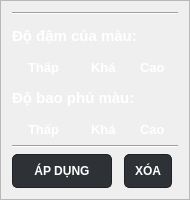
                 <widget class="QFrame" name="page_color_frame_2">
                  <property name="minimumSize">
                   <size>
                    <width>190</width>
                    <height>200</height>
                   </size>
                  </property>
                  <property name="maximumSize">
                   <size>
                    <width>190</width>
                    <height>200</height>
                   </size>
                  </property>
                  <property name="font">
                   <font>
                    <family>Arial</family>
                    <pointsize>10</pointsize>
                    <weight>75</weight>
                    <bold>true</bold>
                   </font>
                  </property>
                  <property name="frameShape">
                   <enum>QFrame::StyledPanel</enum>
                  </property>
                  <property name="frameShadow">
                   <enum>QFrame::Raised</enum>
                  </property>
                  <layout class="QGridLayout" name="gridLayout_34">
                   <item row="7" column="2">
                    <widget class="QPushButton" name="page_color_reset_Button">
                     <property name="sizePolicy">
                      <sizepolicy hsizetype="Preferred" vsizetype="Preferred">
                       <horstretch>0</horstretch>
                       <verstretch>0</verstretch>
                      </sizepolicy>
                     </property>
                     <property name="maximumSize">
                      <size>
                       <width>60</width>
                       <height>40</height>
                      </size>
                     </property>
                     <property name="font">
                      <font>
                       <family>Arial</family>
                       <pointsize>9</pointsize>
                       <weight>75</weight>
                       <bold>true</bold>
                      </font>
                     </property>
                     <property name="cursor">
                      <cursorShape>PointingHandCursor</cursorShape>
                     </property>
                     <property name="styleSheet">
                      <string notr="true">QPushButton {
    background-color: #2e3136; /* Màu nền cơ bản */
    color: #ffffff; /* Màu chữ */
    border: 1px solid #1f2225; /* Viền nút */
    border-radius: 5px; /* Độ cong viền nút */
    padding: 5px 10px; /* Khoảng cách giữa nội dung và viền nút */
}

QPushButton:hover {
    background-color: #232527; /* Màu nền khi di chuột qua */
}

QPushButton:pressed {
    background-color: #1a1c1d; /* Màu nền khi nút được nhấn */
    border: 1px solid #131415; /* Viền khi nút được nhấn */
}
</string>
                     </property>
                     <property name="text">
                      <string>XÓA</string>
                     </property>
                    </widget>
                   </item>
                   <item row="1" column="0" colspan="3">
                    <widget class="QLabel" name="label_33">
                     <property name="maximumSize">
                      <size>
                       <width>200</width>
                       <height>30</height>
                      </size>
                     </property>
                     <property name="font">
                      <font>
                       <family>Arial</family>
                       <pointsize>11</pointsize>
                       <weight>75</weight>
                       <bold>true</bold>
                      </font>
                     </property>
                     <property name="styleSheet">
                      <string notr="true">color: rgb(255, 255, 255);</string>
                     </property>
                     <property name="text">
                      <string>Độ đậm của màu:</string>
                     </property>
                    </widget>
                   </item>
                   <item row="4" column="0" colspan="4">
                    <widget class="QLabel" name="label_34">
                     <property name="maximumSize">
                      <size>
                       <width>200</width>
                       <height>30</height>
                      </size>
                     </property>
                     <property name="font">
                      <font>
                       <family>Arial</family>
                       <pointsize>11</pointsize>
                       <weight>75</weight>
                       <bold>true</bold>
                      </font>
                     </property>
                     <property name="styleSheet">
                      <string notr="true">color: rgb(255, 255, 255);</string>
                     </property>
                     <property name="text">
                      <string>Độ bao phủ màu:</string>
                     </property>
                    </widget>
                   </item>
                   <item row="7" column="0">
                    <widget class="QPushButton" name="page_color_apply_Button">
                     <property name="sizePolicy">
                      <sizepolicy hsizetype="Preferred" vsizetype="Preferred">
                       <horstretch>0</horstretch>
                       <verstretch>0</verstretch>
                      </sizepolicy>
                     </property>
                     <property name="minimumSize">
                      <size>
                       <width>100</width>
                       <height>0</height>
                      </size>
                     </property>
                     <property name="maximumSize">
                      <size>
                       <width>100</width>
                       <height>35</height>
                      </size>
                     </property>
                     <property name="font">
                      <font>
                       <family>Arial</family>
                       <pointsize>9</pointsize>
                       <weight>75</weight>
                       <bold>true</bold>
                      </font>
                     </property>
                     <property name="cursor">
                      <cursorShape>PointingHandCursor</cursorShape>
                     </property>
                     <property name="styleSheet">
                      <string notr="true">QPushButton {
    background-color: #2e3136; /* Màu nền cơ bản */
    color: #ffffff; /* Màu chữ */
    border: 1px solid #1f2225; /* Viền nút */
    border-radius: 5px; /* Độ cong viền nút */
    padding: 5px 10px; /* Khoảng cách giữa nội dung và viền nút */
}

QPushButton:hover {
    background-color: #232527; /* Màu nền khi di chuột qua */
}

QPushButton:pressed {
    background-color: #1a1c1d; /* Màu nền khi nút được nhấn */
    border: 1px solid #131415; /* Viền khi nút được nhấn */
}
</string>
                     </property>
                     <property name="text">
                      <string>ÁP DỤNG</string>
                     </property>
                    </widget>
                   </item>
                   <item row="5" column="2">
                    <widget class="QCheckBox" name="page_color_coverage_high_checkBox">
                     <property name="minimumSize">
                      <size>
                       <width>0</width>
                       <height>20</height>
                      </size>
                     </property>
                     <property name="maximumSize">
                      <size>
                       <width>60</width>
                       <height>20</height>
                      </size>
                     </property>
                     <property name="font">
                      <font>
                       <family>Arial</family>
                       <pointsize>10</pointsize>
                       <weight>75</weight>
                       <bold>true</bold>
                      </font>
                     </property>
                     <property name="cursor">
                      <cursorShape>PointingHandCursor</cursorShape>
                     </property>
                     <property name="styleSheet">
                      <string notr="true">QCheckBox::indicator {
    width: 0;
    height: 0;
    border: none;
    margin: 0;
    padding: 0;
}

QCheckBox {
    padding-left: 10px; /* Điều này tạo ra một khoảng trống bên trái để hiển thị văn bản */
    color: white; /* Màu chữ mặc định */
}

QCheckBox::indicator:checked {
    background-color: #ff007f; /* Màu nền khi checkbox được chọn */
    border: none;
}

QCheckBox::indicator:checked:hover {
    background-color: #c2185b; /* Màu nền khi hover và checkbox được chọn */
}

QCheckBox:checked {
    color: red; /* Màu chữ khi checkbox được chọn */
}
</string>
                     </property>
                     <property name="text">
                      <string>Cao</string>
                     </property>
                    </widget>
                   </item>
                   <item row="6" column="0" colspan="4">
                    <widget class="Line" name="line_3">
                     <property name="orientation">
                      <enum>Qt::Horizontal</enum>
                     </property>
                    </widget>
                   </item>
                   <item row="3" column="0">
                    <widget class="QCheckBox" name="page_color_shade_low_checkBox">
                     <property name="sizePolicy">
                      <sizepolicy hsizetype="Preferred" vsizetype="Preferred">
                       <horstretch>0</horstretch>
                       <verstretch>0</verstretch>
                      </sizepolicy>
                     </property>
                     <property name="minimumSize">
                      <size>
                       <width>65</width>
                       <height>20</height>
                      </size>
                     </property>
                     <property name="maximumSize">
                      <size>
                       <width>65</width>
                       <height>20</height>
                      </size>
                     </property>
                     <property name="font">
                      <font>
                       <family>Arial</family>
                       <pointsize>10</pointsize>
                       <weight>75</weight>
                       <bold>true</bold>
                      </font>
                     </property>
                     <property name="cursor">
                      <cursorShape>PointingHandCursor</cursorShape>
                     </property>
                     <property name="styleSheet">
                      <string notr="true">QCheckBox::indicator {
    width: 0;
    height: 0;
    border: none;
    margin: 0;
    padding: 0;
}

QCheckBox {
    padding-left: 10px; /* Điều này tạo ra một khoảng trống bên trái để hiển thị văn bản */
    color: white; /* Màu chữ mặc định */
}

QCheckBox::indicator:checked {
    background-color: #ff007f; /* Màu nền khi checkbox được chọn */
    border: none;
}

QCheckBox::indicator:checked:hover {
    background-color: #c2185b; /* Màu nền khi hover và checkbox được chọn */
}

QCheckBox:checked {
    color: red; /* Màu chữ khi checkbox được chọn */
}
</string>
                     </property>
                     <property name="text">
                      <string>Thấp</string>
                     </property>
                    </widget>
                   </item>
                   <item row="5" column="1">
                    <widget class="QCheckBox" name="page_color_coverage_medium_checkBox">
                     <property name="minimumSize">
                      <size>
                       <width>0</width>
                       <height>20</height>
                      </size>
                     </property>
                     <property name="maximumSize">
                      <size>
                       <width>60</width>
                       <height>20</height>
                      </size>
                     </property>
                     <property name="font">
                      <font>
                       <family>Arial</family>
                       <pointsize>10</pointsize>
                       <weight>75</weight>
                       <bold>true</bold>
                      </font>
                     </property>
                     <property name="cursor">
                      <cursorShape>PointingHandCursor</cursorShape>
                     </property>
                     <property name="styleSheet">
                      <string notr="true">QCheckBox::indicator {
    width: 0;
    height: 0;
    border: none;
    margin: 0;
    padding: 0;
}

QCheckBox {
    padding-left: 10px; /* Điều này tạo ra một khoảng trống bên trái để hiển thị văn bản */
    color: white; /* Màu chữ mặc định */
}

QCheckBox::indicator:checked {
    background-color: #ff007f; /* Màu nền khi checkbox được chọn */
    border: none;
}

QCheckBox::indicator:checked:hover {
    background-color: #c2185b; /* Màu nền khi hover và checkbox được chọn */
}

QCheckBox:checked {
    color: red; /* Màu chữ khi checkbox được chọn */
}
</string>
                     </property>
                     <property name="text">
                      <string>Khá</string>
                     </property>
                    </widget>
                   </item>
                   <item row="3" column="1">
                    <widget class="QCheckBox" name="page_color_shade_medium_checkBox">
                     <property name="minimumSize">
                      <size>
                       <width>0</width>
                       <height>20</height>
                      </size>
                     </property>
                     <property name="maximumSize">
                      <size>
                       <width>60</width>
                       <height>20</height>
                      </size>
                     </property>
                     <property name="font">
                      <font>
                       <family>Arial</family>
                       <pointsize>10</pointsize>
                       <weight>75</weight>
                       <bold>true</bold>
                      </font>
                     </property>
                     <property name="cursor">
                      <cursorShape>PointingHandCursor</cursorShape>
                     </property>
                     <property name="styleSheet">
                      <string notr="true">QCheckBox::indicator {
    width: 0;
    height: 0;
    border: none;
    margin: 0;
    padding: 0;
}

QCheckBox {
    padding-left: 10px; /* Điều này tạo ra một khoảng trống bên trái để hiển thị văn bản */
    color: white; /* Màu chữ mặc định */
}

QCheckBox::indicator:checked {
    background-color: #ff007f; /* Màu nền khi checkbox được chọn */
    border: none;
}

QCheckBox::indicator:checked:hover {
    background-color: #c2185b; /* Màu nền khi hover và checkbox được chọn */
}

QCheckBox:checked {
    color: red; /* Màu chữ khi checkbox được chọn */
}
</string>
                     </property>
                     <property name="text">
                      <string>Khá</string>
                     </property>
                    </widget>
                   </item>
                   <item row="5" column="0">
                    <widget class="QCheckBox" name="page_color_coverage_low_checkBox">
                     <property name="minimumSize">
                      <size>
                       <width>65</width>
                       <height>20</height>
                      </size>
                     </property>
                     <property name="maximumSize">
                      <size>
                       <width>65</width>
                       <height>20</height>
                      </size>
                     </property>
                     <property name="font">
                      <font>
                       <family>Arial</family>
                       <pointsize>10</pointsize>
                       <weight>75</weight>
                       <bold>true</bold>
                      </font>
                     </property>
                     <property name="cursor">
                      <cursorShape>PointingHandCursor</cursorShape>
                     </property>
                     <property name="styleSheet">
                      <string notr="true">QCheckBox::indicator {
    width: 0;
    height: 0;
    border: none;
    margin: 0;
    padding: 0;
}

QCheckBox {
    padding-left: 10px; /* Điều này tạo ra một khoảng trống bên trái để hiển thị văn bản */
    color: white; /* Màu chữ mặc định */
}

QCheckBox::indicator:checked {
    background-color: #ff007f; /* Màu nền khi checkbox được chọn */
    border: none;
}

QCheckBox::indicator:checked:hover {
    background-color: #c2185b; /* Màu nền khi hover và checkbox được chọn */
}

QCheckBox:checked {
    color: red; /* Màu chữ khi checkbox được chọn */
}
</string>
                     </property>
                     <property name="text">
                      <string>Thấp</string>
                     </property>
                    </widget>
                   </item>
                   <item row="3" column="2">
                    <widget class="QCheckBox" name="page_color_shade_high_checkBox">
                     <property name="minimumSize">
                      <size>
                       <width>0</width>
                       <height>20</height>
                      </size>
                     </property>
                     <property name="maximumSize">
                      <size>
                       <width>60</width>
                       <height>20</height>
                      </size>
                     </property>
                     <property name="font">
                      <font>
                       <family>Arial</family>
                       <pointsize>10</pointsize>
                       <weight>75</weight>
                       <bold>true</bold>
                      </font>
                     </property>
                     <property name="cursor">
                      <cursorShape>PointingHandCursor</cursorShape>
                     </property>
                     <property name="styleSheet">
                      <string notr="true">QCheckBox::indicator {
    width: 0;
    height: 0;
    border: none;
    margin: 0;
    padding: 0;
}

QCheckBox {
    padding-left: 10px; /* Điều này tạo ra một khoảng trống bên trái để hiển thị văn bản */
    color: white; /* Màu chữ mặc định */
}

QCheckBox::indicator:checked {
    background-color: #ff007f; /* Màu nền khi checkbox được chọn */
    border: none;
}

QCheckBox::indicator:checked:hover {
    background-color: #c2185b; /* Màu nền khi hover và checkbox được chọn */
}

QCheckBox:checked {
    color: red; /* Màu chữ khi checkbox được chọn */
}
</string>
                     </property>
                     <property name="text">
                      <string>Cao</string>
                     </property>
                    </widget>
                   </item>
                   <item row="0" column="0" colspan="4">
                    <widget class="Line" name="line_4">
                     <property name="orientation">
                      <enum>Qt::Horizontal</enum>
                     </property>
                    </widget>
                   </item>
                  </layout>
                 </widget>
